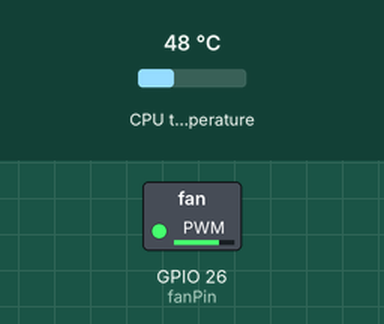
Recording of a program running on a simulated Raspberry Pi (BCM pin numbers). Parts: switched loads named in the program (green lamp = pin HIGH). The test bench sets the inputs (shaded band); at power-on: CPU temperature 48 °C. What the program prints to the terminal is not drawn.

Above: at 0.1 s.
Timing chart, 0 to 1.6 s (numbered marks = the images above):
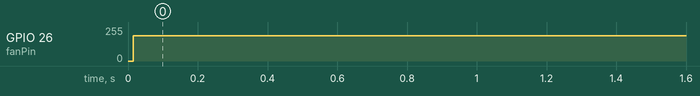

The program:

rpi_temperature_control_script.py
```python
# temp control with cooling fan.
# connect a fan via a npn transistor.
# power from the 5V of the rpi.

import os
import time
import RPi.GPIO as GPIO
fanPin = 26
GPIO.setmode(GPIO.BCM)
GPIO.setup(fanPin, GPIO.OUT)
threshHoldTempOn = 45
threshHoldTempOff = 40
pwmPrecentCycle = 75
p = GPIO.PWM(fanPin, 200)  # frequency=200Hz
p.start(0)

def measure_temp():
        temp = os.popen("vcgencmd measure_temp").readline()
        return float((temp.replace("temp=","").replace("\'C\n","")))

try:
    while True:
        currentTemp = measure_temp()
        if currentTemp >= threshHoldTempOn:
            p.ChangeDutyCycle(pwmPrecentCycle)
            #GPIO.output(fanPin, GPIO.HIGH)
            print ("hot")
        elif currentTemp <= threshHoldTempOff:
            p.ChangeDutyCycle(0)
            #p.stop()
            #GPIO.output(fanPin, GPIO.LOW)
            print ("ok")
        else:
            print ("no chnage")
        print(currentTemp)
        print("----------------")

        time.sleep(30)

except KeyboardInterrupt:
    GPIO.cleanup()
    print("Press Ctrl-C to terminate while statement")
    pass
```

Measured:
- by itself, GPIO 26 (fanPin): 0/255 → 191/255 at 0.02 s
